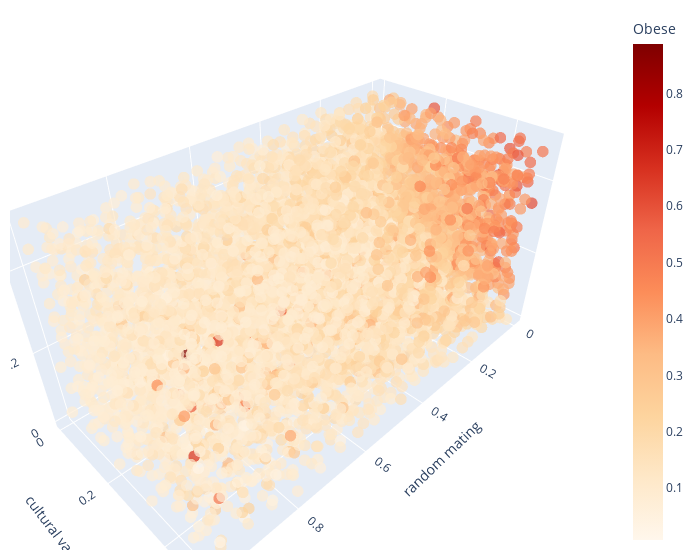

Here is the notebook cell this chart was saved with:
### Code cell
fig = px.scatter_3d(df, x='p_random_mating', y='p_vertical_trans_variance', z= 'p_genetic_variance',
              color='g4', color_continuous_scale = px.colors.sequential.OrRd)

fig.update_traces(marker=dict(size=4, opacity = 0.7),
                  selector=dict(mode='markers'))
fig.update_layout(scene = dict(
                    xaxis_title='random mating',
                    yaxis_title='cultural variance',
                    zaxis_title='genetic variance'),
                    width=700,
                    margin=dict(r=20, b=10, l=10, t=10), 
                    coloraxis_colorbar=dict(title="Obese")
                    )
fig.show()
fig.write_image(plots_path + "3D-scatter-snp-vt-efast-obesity.pdf")
shutil.copy(plots_path + "3D-scatter-snp-vt-efast-obesity.pdf", "../manuscript/plots/")

### Figure 1 — Plotly figure (JSON) as saved in the notebook; plotly's stock layout.template omitted (floating-point values rounded to 4 significant figures; data arrays with more than 128 entries replaced by an {"elided": "..."} marker saying what was removed)
{"data": [{"hovertemplate": "p_random_mating=%{x}<br>p_vertical_trans_variance=%{y}<br>p_genetic_variance=%{z}<br>g4=%{marker.color}<extra></extra>", "legendgroup": "", "marker": {"color": {"elided": "6000 float values"}, "coloraxis": "coloraxis", "opacity": 0.7, "size": 4, "symbol": "circle"}, "mode": "markers", "name": "", "scene": "scene", "showlegend": false, "type": "scatter3d", "x": {"elided": "6000 float values"}, "y": {"elided": "6000 float values"}, "z": {"elided": "6000 float values"}}], "layout": {"coloraxis": {"colorbar": {"title": {"text": "Obese"}}, "colorscale": [[0, "rgb(255,247,236)"], [0.125, "rgb(254,232,200)"], [0.25, "rgb(253,212,158)"], [0.375, "rgb(253,187,132)"], [0.5, "rgb(252,141,89)"], [0.625, "rgb(239,101,72)"], [0.75, "rgb(215,48,31)"], [0.875, "rgb(179,0,0)"], [1, "rgb(127,0,0)"]]}, "legend": {"tracegroupgap": 0}, "margin": {"b": 10, "l": 10, "r": 20, "t": 10}, "scene": {"domain": {"x": [0, 1], "y": [0, 1]}, "xaxis": {"title": {"text": "random mating"}}, "yaxis": {"title": {"text": "cultural variance"}}, "zaxis": {"title": {"text": "genetic variance"}}}, "width": 700}}
